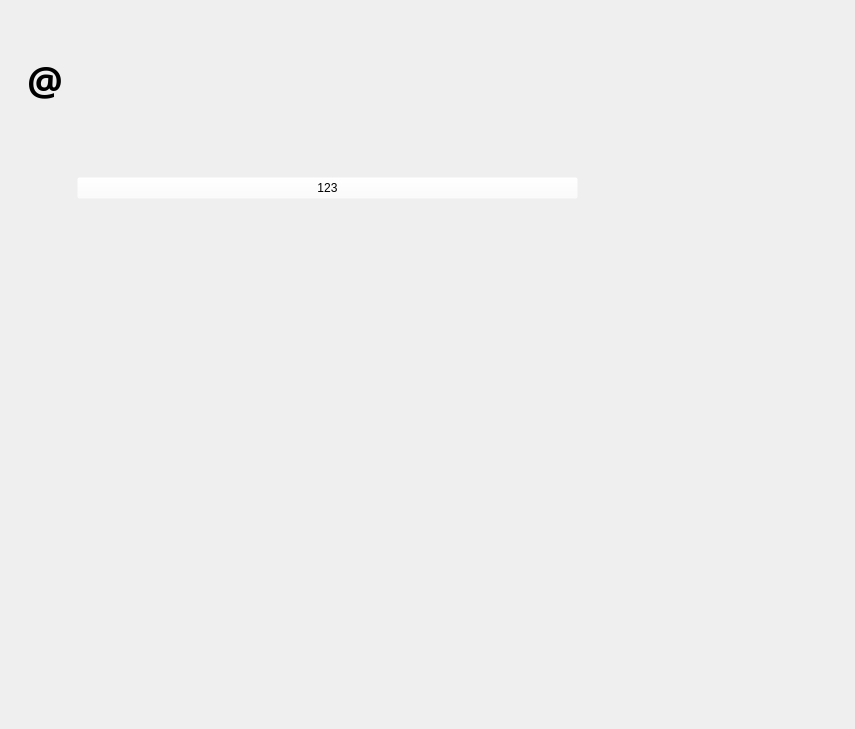
<?xml version="1.0" encoding="UTF-8"?>
<ui version="4.0">
 <class>Form</class>
 <widget class="QWidget" name="Form">
  <property name="geometry">
   <rect>
    <x>0</x>
    <y>0</y>
    <width>855</width>
    <height>729</height>
   </rect>
  </property>
  <property name="windowTitle">
   <string>Form</string>
  </property>
  <layout class="QVBoxLayout" name="verticalLayout_6">
   <item>
    <layout class="QVBoxLayout" name="verticalLayout_4">
     <property name="spacing">
      <number>16</number>
     </property>
     <property name="leftMargin">
      <number>16</number>
     </property>
     <property name="topMargin">
      <number>46</number>
     </property>
     <property name="rightMargin">
      <number>16</number>
     </property>
     <property name="bottomMargin">
      <number>16</number>
     </property>
     <item>
      <widget class="LargeTitleLabel" name="VideoTitile">
       <property name="sizePolicy">
        <sizepolicy hsizetype="Preferred" vsizetype="Preferred">
         <horstretch>0</horstretch>
         <verstretch>0</verstretch>
        </sizepolicy>
       </property>
       <property name="maximumSize">
        <size>
         <width>16777215</width>
         <height>45</height>
        </size>
       </property>
       <property name="font">
        <font>
         <family>微软雅黑</family>
         <pointsize>30</pointsize>
         <weight>75</weight>
         <bold>true</bold>
         <kerning>true</kerning>
        </font>
       </property>
       <property name="text">
        <string>@</string>
       </property>
       <property name="margin">
        <number>0</number>
       </property>
      </widget>
     </item>
     <item>
      <widget class="ScrollArea" name="ScrollArea">
       <property name="styleSheet">
        <string notr="true">background-color: rgba(255, 255, 255, 0);</string>
       </property>
       <property name="frameShape">
        <enum>QFrame::NoFrame</enum>
       </property>
       <property name="widgetResizable">
        <bool>true</bool>
       </property>
       <widget class="QWidget" name="scrollAreaWidgetContents">
        <property name="geometry">
         <rect>
          <x>0</x>
          <y>0</y>
          <width>805</width>
          <height>588</height>
         </rect>
        </property>
        <property name="sizePolicy">
         <sizepolicy hsizetype="Preferred" vsizetype="Preferred">
          <horstretch>50</horstretch>
          <verstretch>0</verstretch>
         </sizepolicy>
        </property>
        <property name="minimumSize">
         <size>
          <width>700</width>
          <height>530</height>
         </size>
        </property>
        <property name="styleSheet">
         <string notr="true">background-color: rgba(255, 255, 255, 0);</string>
        </property>
        <widget class="QWidget" name="verticalLayoutWidget">
         <property name="geometry">
          <rect>
           <x>50</x>
           <y>30</y>
           <width>501</width>
           <height>80</height>
          </rect>
         </property>
         <layout class="QVBoxLayout" name="verticalLayout">
          <item>
           <widget class="ComboBox" name="pushButton">
            <property name="text">
             <string>123</string>
            </property>
           </widget>
          </item>
         </layout>
        </widget>
       </widget>
      </widget>
     </item>
    </layout>
   </item>
  </layout>
 </widget>
 <customwidgets>
  <customwidget>
   <class>ComboBox</class>
   <extends>QPushButton</extends>
   <header location="global">qfluentwidgets</header>
  </customwidget>
  <customwidget>
   <class>LargeTitleLabel</class>
   <extends>QLabel</extends>
   <header>qfluentwidgets</header>
  </customwidget>
  <customwidget>
   <class>ScrollArea</class>
   <extends>QScrollArea</extends>
   <header>qfluentwidgets</header>
   <container>1</container>
  </customwidget>
 </customwidgets>
 <resources/>
 <connections/>
</ui>
